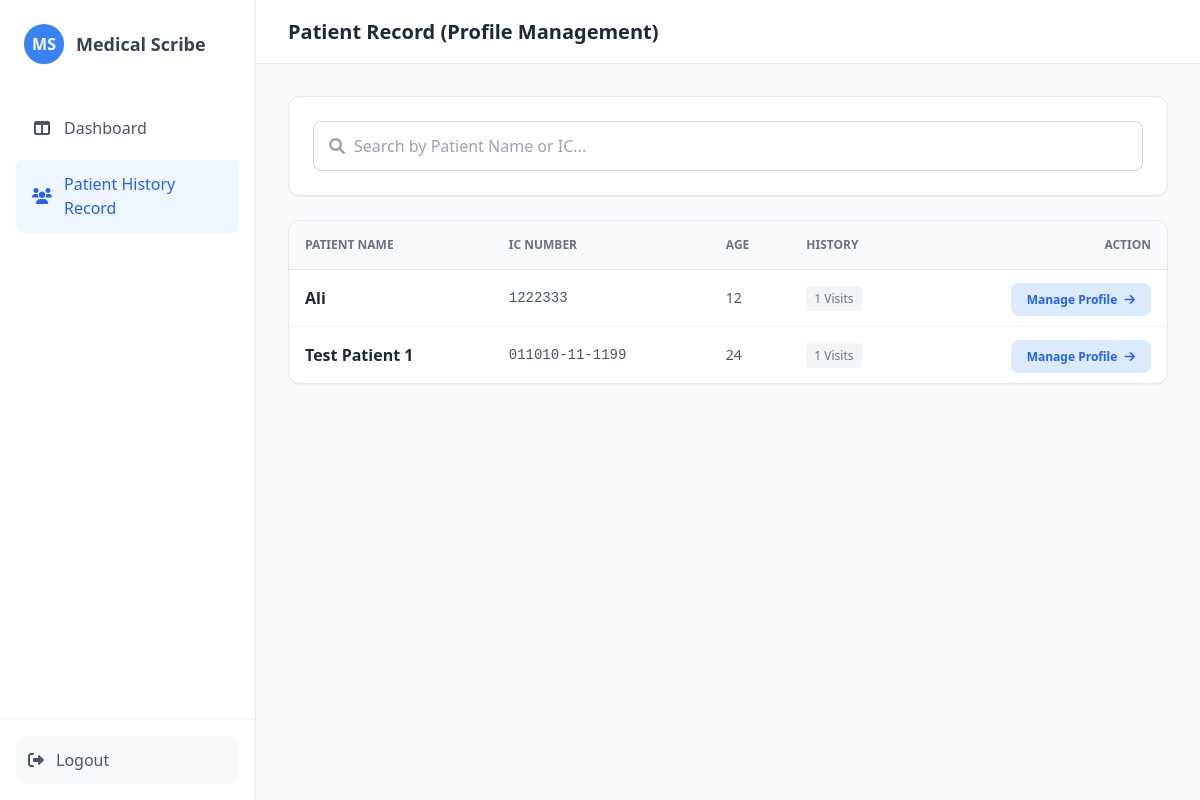
Before: /nurse/patients (signed in) with the older database file.
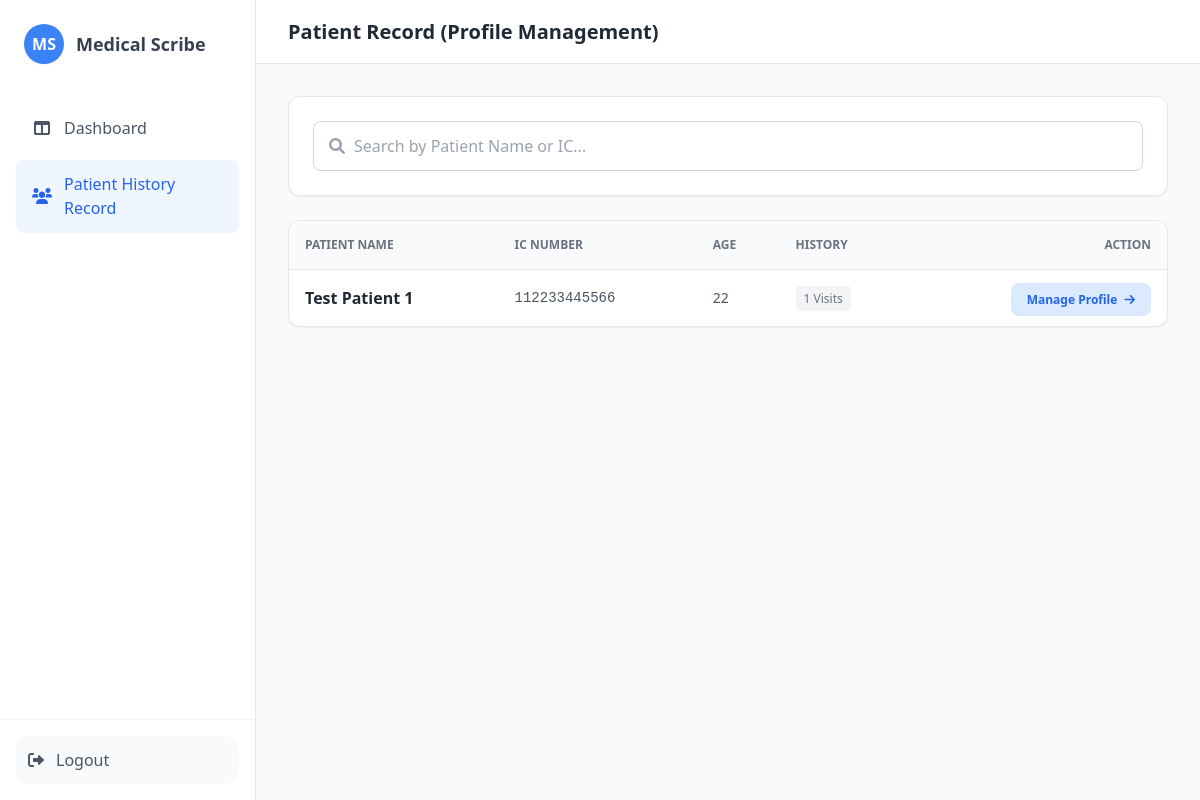
After: the same page with the newer database file.
### app.py (models this page shows)
class Patient(db.Model):
    id = db.Column(db.Integer, primary_key=True)
    ic_number = db.Column(db.String(20), unique=True, nullable=False)
    name = db.Column(db.String(100), nullable=False)
    age = db.Column(db.String(10), nullable=False)
    visits = db.relationship("Visit", backref="patient", lazy=True)

### app.py (the view)
@app.route("/nurse/patients")
def nurse_patient_list():
    if session.get("role") != "nurse": return redirect("/login")
    patients = Patient.query.order_by(Patient.name.asc()).all()
    return render_template("nurse_patient_list.html", patients=patients)

### templates/nurse_patient_list.html (shortened to what the changed rows need)
<!DOCTYPE html>
<html lang="en">
<head>
    <script src="https://cdn.tailwindcss.com"></script>
    <link href="https://cdnjs.cloudflare.com/ajax/libs/font-awesome/6.0.0/css/all.min.css" rel="stylesheet">
</head>
<body class="bg-gray-50 h-screen flex overflow-hidden font-sans">
    <main class="flex-1 flex flex-col h-full relative overflow-hidden">
        <header class="h-16 bg-white border-b border-gray-200 flex items-center px-8 flex-shrink-0">
            <h1 class="text-xl font-bold text-gray-800">Patient Record (Profile Management)</h1>
        </header>
        <div class="flex-1 overflow-y-auto p-8">
            <div class="max-w-6xl mx-auto">
                <div class="bg-white rounded-xl shadow-sm border border-gray-200 overflow-hidden">
                    <table class="w-full text-left border-collapse">
                        <thead class="bg-gray-50 border-b border-gray-200">
                            <tr>
                                <th class="p-4 text-xs font-bold text-gray-500 uppercase">Patient Name</th>
                                <th class="p-4 text-xs font-bold text-gray-500 uppercase">IC Number</th>
                                <th class="p-4 text-xs font-bold text-gray-500 uppercase">Age</th>
                                <th class="p-4 text-xs font-bold text-gray-500 uppercase">History</th>
                                <th class="p-4 text-xs font-bold text-gray-500 uppercase text-right">Action</th>
                            </tr>
                        </thead>
                        <tbody id="patientTable" class="divide-y divide-gray-100">
                            {% for p in patients %}
                            <tr class="hover:bg-gray-50 transition group">
                                <td class="p-4 font-bold text-gray-800">{{ p.name }}</td>
                                <td class="p-4 text-sm text-gray-600 font-mono">{{ p.ic_number }}</td>
                                <td class="p-4 text-sm text-gray-600">{{ p.age }}</td>
                                <td class="p-4 text-sm text-gray-500">
                                    <span class="bg-gray-100 px-2 py-1 rounded text-xs">
                                        {{ p.visits|length }} Visits
                                    </span>
                                </td>
                                <td class="p-4 text-right">
                                    <a href="/nurse/view_patient/{{ p.ic_number }}"
                                       class="bg-blue-100 hover:bg-blue-600 hover:text-white text-blue-600 text-xs font-bold px-4 py-2 rounded-lg transition">
                                        Manage Profile <i class="fas fa-arrow-right ml-1"></i>
                                    </a>
                                </td>
                            </tr>
                            {% else %}
                            <tr><td colspan="5" class="p-8 text-center text-gray-400 italic">No patients found in database.</td></tr>
                            {% endfor %}
                        </tbody>
                    </table>
                </div>
            </div>
        </div>
    </main>
</body>
</html>

Changed rows visible on the page:
removed Patient: name "Ali", ic_number "1222333", age "12", visits|length "1"
changed Patient "Test Patient 1": ic_number "011010-11-1199" → "112233445566"; age "24" → "22"
